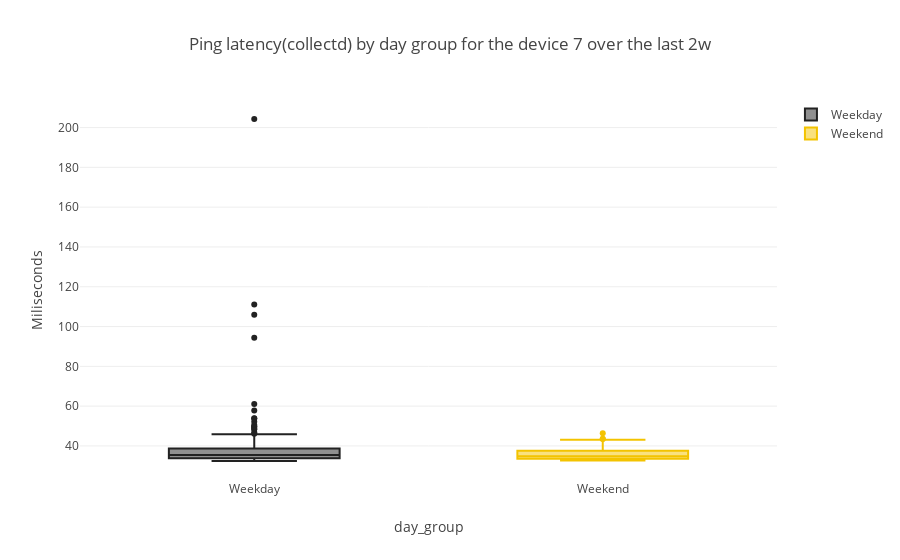

The code cell stored with this chart in its notebook:
### Code cell
device_number=7
subset=ping_hourly_dataframe[ping_hourly_dataframe["SK_PI"]==device_number]
simple_boxplot(dataframe=subset,plot_value='mean',sort_value='day_group',
               title="Ping latency(collectd) by day group for the device "+str(device_number)+" over the last "+time_interval,
               ytitle="Miliseconds")

### Figure 1 — Plotly figure (JSON) as saved in the notebook; plotly's stock layout.template omitted (floating-point values rounded to 4 significant figures; data arrays with more than 128 entries replaced by an {"elided": "..."} marker saying what was removed)
{"data": [{"marker": {"color": "222222"}, "name": "Weekday", "type": "box", "y": {"elided": "241 float values"}}, {"marker": {"color": "F3C300"}, "name": "Weekend", "type": "box", "y": [37.3, 36.57, 43.12, 46.4, 39.22, 35.2, 33.83, 33.58, 32.94, 32.93, 32.95, 33.73, 32.9, 32.65, 33.62, 33.34, 35.9, 35.95, 34.24, 35.28, 34.4, 33.99, 35.94, 35.3, 39.24, 38.0, 43.49, 37.76, 35.5, 39.24, 36.15, 35.72, 33.73, 33.43, 33.29, 32.87, 34.29, 33.58, 33.09, 33.24, 36.12, 34.25, 34.12, 34.17, 38.21, 38.37, 38.71, 43.61, null, null, null, null, null, null, null, null, null, null, null, null, null, null, null, null, null, null, null, null, null, null, null, null, null, null, null, null, null, null, null, null, null, null, null, null, null, null, null, null, null, null, null, null, null, null, null, null]}], "layout": {"title": "Ping latency(collectd) by day group for the device 7 over the last 2w", "xaxis": {"title": "day_group"}, "yaxis": {"title": "Miliseconds"}}}
